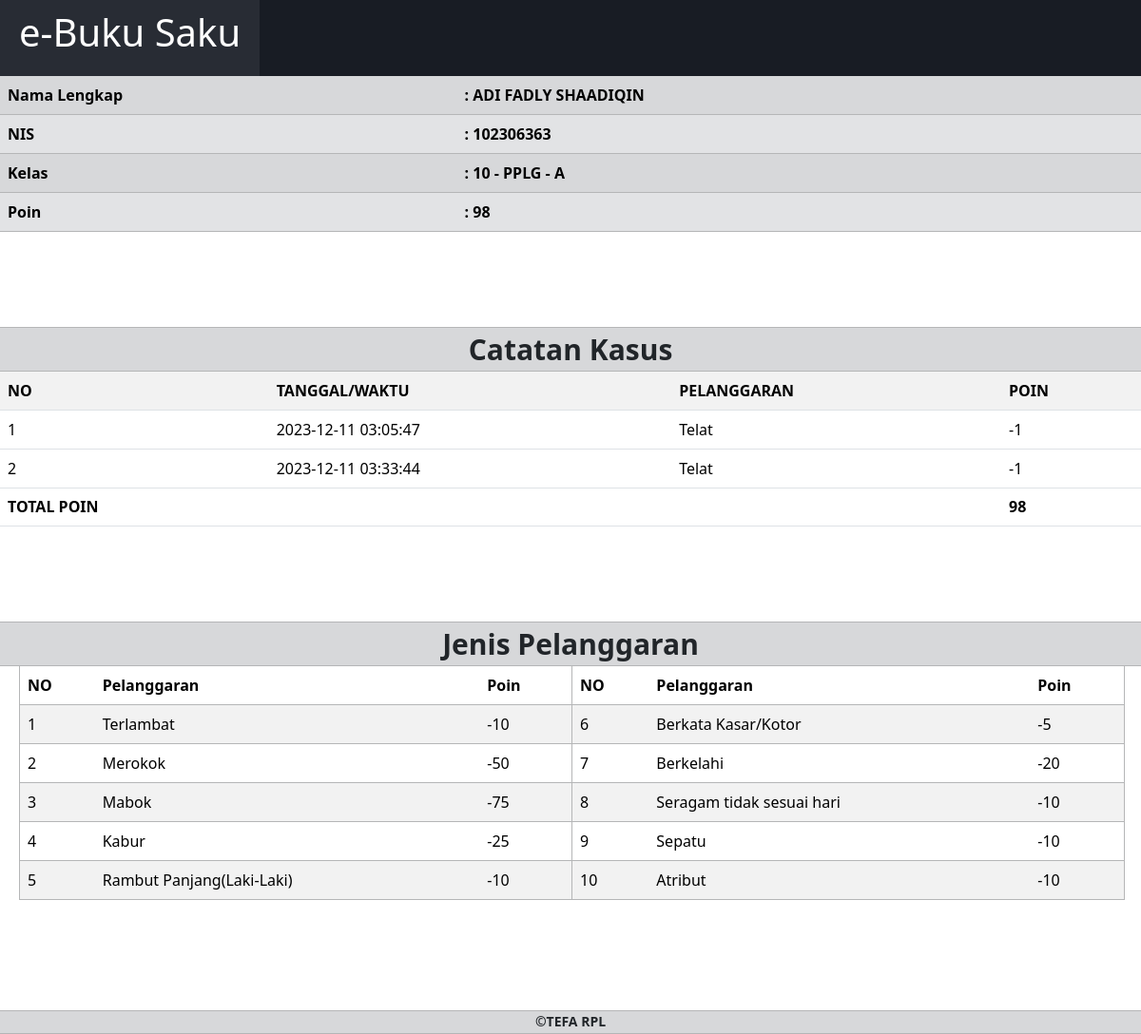
Page /buku-saku.php?id=102306363 on the earlier database version.
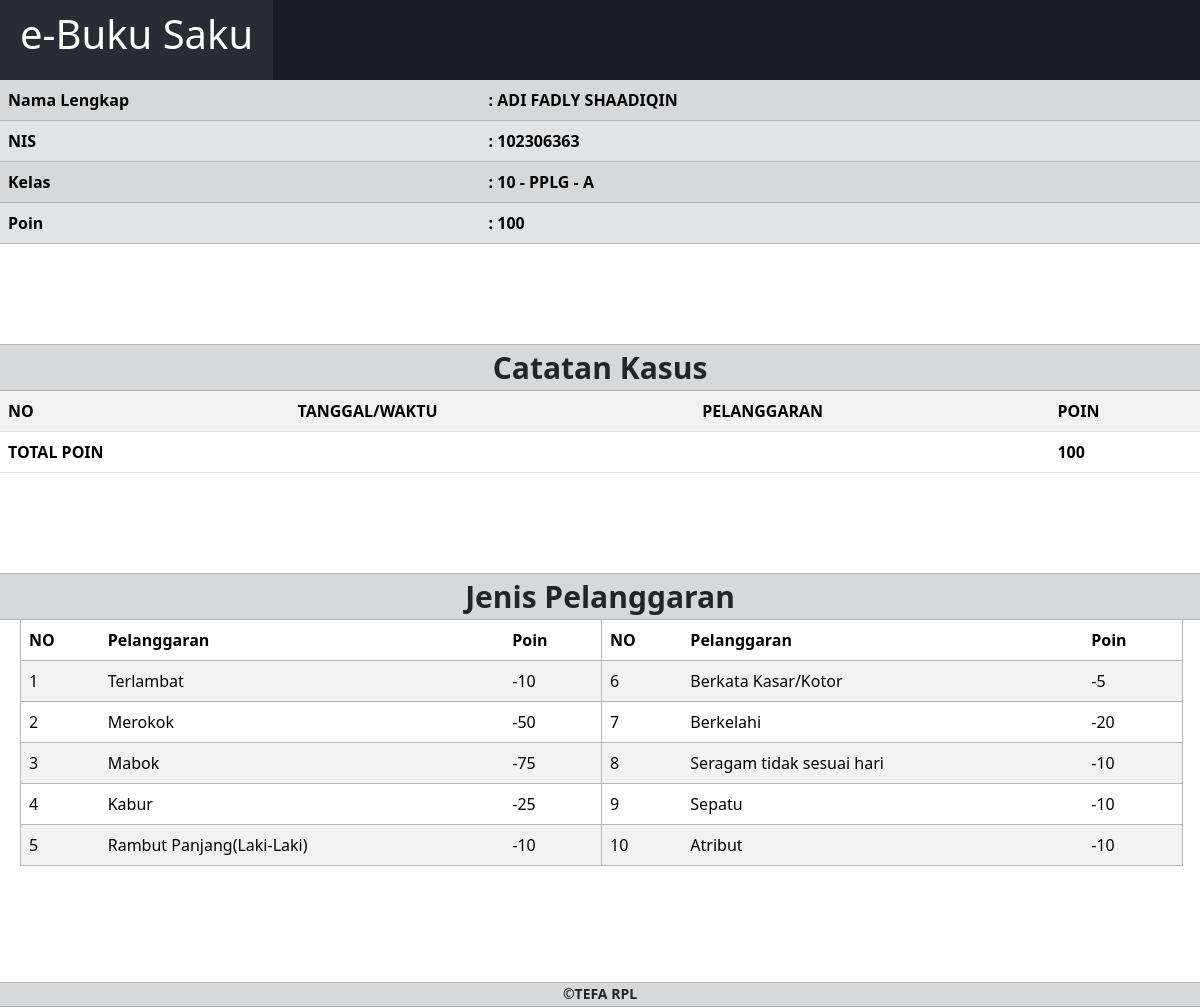
Same page on the later database version.
### tables this page shows
CREATE TABLE `siswa` (
  `nis` int(11) NOT NULL,
  `nama` varchar(100) NOT NULL,
  `tingkat` int(2) NOT NULL,
  `jurusan` varchar(30) NOT NULL,
  `kelas` varchar(2) NOT NULL,
  `jenis_kelamin` enum('L','P') NOT NULL,
  `poin` int(5) NOT NULL
);

CREATE TABLE `tb_pelanggaran` (
  `id_kasus` int(11) NOT NULL,
  `tanggal` timestamp NOT NULL DEFAULT current_timestamp(),
  `nis` int(11) NOT NULL,
  `nama_siswa` varchar(50) NOT NULL,
  `kelas` varchar(10) NOT NULL,
  `pelanggaran` varchar(50) NOT NULL,
  `poin_minus` varchar(10) NOT NULL,
  `keterangan` text NOT NULL
);

### buku-saku.php (the view, shortened to what this page needs)
<!doctype html>
<html lang="en">
<head>
  <link href="https://cdn.jsdelivr.net/npm/bootstrap@5.3.2/dist/css/bootstrap.min.css" rel="stylesheet"
>
</head>
<body>
    <?php
    include "koneksi.php";
    $id = $_GET['id'];
    $sql = "SELECT * FROM siswa WHERE nis = $id";
    $sql_2 = "SELECT * FROM tb_pelanggaran WHERE nis = $id";
    $result = mysqli_query($conn, $sql);
    $pelanggaran = mysqli_query($conn, $sql_2);
    ?>
  <div class="nav">
    <h1>e-Buku Saku</h1>
  </div>
  <div class="identitas">
    <table class="table table-secondary table-striped table-responsive-md">
      <?php
      if (mysqli_num_rows($result) == 1) {
        $row = mysqli_fetch_assoc($result);
        if (empty($row["nama"])) {
          echo "
          <tr>
            <td><b>Nama Lengkap</b></td>
            <td><b>:
               -
              </b></td>
          </tr>
          ";
        } else {
          echo "
          <tr>
            <td><b>Nama Lengkap</b></td>
            <td><b>: ".
               $row["nama"]
              ."</b></td>
          </tr>
          ";
        }
        echo "
          <tr>
            <td><b>NIS</b></td>
            <td><b>: ".
               $row["nis"]
              ."</b></td>
          </tr>
          ";
        echo "
          <tr>
            <td><b>Kelas</b></td>
            <td><b>: ".
              $row["tingkat"]." - ".$row["jurusan"]." - ".$row["kelas"]
              ."</b></td>
          </tr>
          ";
        if (empty($row["poin"])) {
          echo "
          <tr>
            <td><b>Poin</b></td>
            <td><b>:
               -
              </b></td>
          </tr>
          ";
        } else {
          echo "
          <tr>
            <td><b>Poin</b></td>
            <td><b>: ".
               $row["poin"]
              ."</b></td>
          </tr>
          ";
        }
      } else {
        echo "Data pengguna tidak ditemukan";
      }
      ?>
    </table>
  </div>
  <div class="catatan">
    <p class="judul">Catatan Kasus</p>
    <table class="table-2 table table-striped">
      <tr>
        <td><b>NO</b></td>
        <td><b>TANGGAL/WAKTU</b></td>
        <td><b>PELANGGARAN</b></td>
        <td><b>POIN</b></td>
      </tr>
      <?php
      $nomor = 1;
        foreach ($pelanggaran as $row) {
          echo "
          <tr>
            <td>".$nomor."</td>
            <td>".$row["tanggal"]."</td>
            <td>".$row["pelanggaran"]."</td>
            <td>-".$row["poin_minus"]."</td>
          <tr/>
          ";
        $nomor++;
        }
      ?>
      <tr>
        <td><b>TOTAL POIN</b></td>
        <td></td>
        <td></td>
        <?php
        $sql = "SELECT * FROM siswa WHERE nis = $id";
        $result = mysqli_query($conn, $sql);
        $row = mysqli_fetch_array($result);
        echo "
        <td><b>".$row["poin"]."</b></td>
        ";
        ?>
      </tr>
    </table>
  </div>
  <div class="jenis-kasus">
    <p class="judul">Jenis Pelanggaran</p>
    <div class="row">
      <div class="col-md-6">
        <table class="table-3 table table-striped">
          <thead>
            <tr>
              <th>NO</th>
              <th>Pelanggaran</th>
              <th>Poin</th>
            </tr>
          </thead>
          <tbody>
            <tr>
              <td>1</td>
              <td>Terlambat</td>
              <td>-10</td>
            </tr>
            <tr>
              <td>2</td>
              <td>Merokok</td>
              <td>-50</td>
            </tr>
            <tr>
              <td>3</td>
              <td>Mabok</td>
              <td>-75</td>
            </tr>
            <tr>
              <td>4</td>
              <td>Kabur</td>
              <td>-25</td>
            </tr>
            <tr>
              <td>5</td>
              <td>Rambut Panjang(Laki-Laki)</td>
              <td>-10</td>
            </tr>
          </tbody>
        </table>
      </div>
      <div class="col-md-6">
        <table class="table-4 table table-striped">
          <thead>
            <tr>
              <th>NO</th>
              <th>Pelanggaran</th>
              <th>Poin</th>
            </tr>
          </thead>
          <tbody>
            <tr>
              <td>6</td>
              <td>Berkata Kasar/Kotor</td>
              <td>-5</td>
            </tr>
            <tr>
              <td>7</td>
              <td>Berkelahi</td>
              <td>-20</td>
            </tr>
            <tr>
              <td>8</td>
              <td>Seragam tidak sesuai hari</td>
              <td>-10</td>
            </tr>
            <tr>
              <td>9</td>
              <td>Sepatu</td>
              <td>-10</td>
            </tr>
            <tr>
              <td>10</td>
              <td>Atribut</td>
              <td>-10</td>
            </tr>
          </tbody>
        </table>
      </div>
    </div>
  </div>
  <div class="footer">
    <p>&copy;TEFA RPL</p>
  </div>
</body>
</html>

### buku-saku.php (style rules this page uses)
.nav { list-style-type: none; height: 80px; width: 100%; margin: 0; padding: 0; overflow: hidden; background-color: #181c24; ; }
h1 { color: white; background-color: #282C34; padding: 10px 20px 35px 20px; }
.judul { background-color: #d7d8da; text-align: center; font-weight: 900; font-size: 30px; margin-top: 100px; border-top: 1px solid #b5b6b7; border-bottom: 1px solid #b5b6b7; }
.footer { background-color: #d7d8da; text-align: center; height: 25px; font-weight: 700; font-size: 14px; margin-top: 100px; border-top: 1px solid #b5b6b7; border-bottom: 1px solid #b5b6b7; }
.table-2 { margin-top: -16px; }
.table-3 { margin-left: 20px; border: 1px solid #b5b6b7; border-top: 0; }
.table-4 { margin-left: -5px; border: 1px solid #b5b6b7; border-top: 0; }
.row { margin-right: 0px; padding: 0px; margin-top: -16px; }

Differences in the rows shown:
removed tb_pelanggaran: tanggal "2023-12-11 03:05:47", pelanggaran "Telat", poin_minus "1"
removed tb_pelanggaran: tanggal "2023-12-11 03:33:44", pelanggaran "Telat", poin_minus "1"
changed siswa "ADI FADLY SHAADIQIN": poin "98" → "100"
